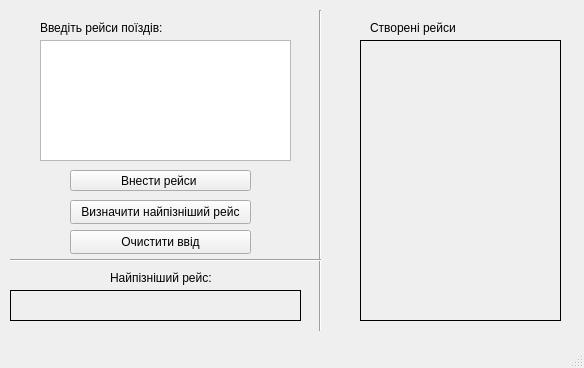
<?xml version="1.0" encoding="UTF-8"?>
<ui version="4.0">
 <class>MainWindow</class>
 <widget class="QMainWindow" name="MainWindow">
  <property name="geometry">
   <rect>
    <x>0</x>
    <y>0</y>
    <width>584</width>
    <height>368</height>
   </rect>
  </property>
  <property name="windowTitle">
   <string>Рейси поїздів</string>
  </property>
  <widget class="QWidget" name="centralwidget">
   <widget class="QTextEdit" name="textEdit">
    <property name="geometry">
     <rect>
      <x>40</x>
      <y>40</y>
      <width>251</width>
      <height>121</height>
     </rect>
    </property>
   </widget>
   <widget class="QLabel" name="label">
    <property name="geometry">
     <rect>
      <x>40</x>
      <y>20</y>
      <width>201</width>
      <height>16</height>
     </rect>
    </property>
    <property name="text">
     <string>Введіть рейси поїздів:</string>
    </property>
   </widget>
   <widget class="QPushButton" name="pushButton">
    <property name="geometry">
     <rect>
      <x>70</x>
      <y>170</y>
      <width>181</width>
      <height>21</height>
     </rect>
    </property>
    <property name="text">
     <string>Внести рейси </string>
    </property>
   </widget>
   <widget class="QLabel" name="label_2">
    <property name="geometry">
     <rect>
      <x>370</x>
      <y>20</y>
      <width>131</width>
      <height>16</height>
     </rect>
    </property>
    <property name="text">
     <string>Створені рейси</string>
    </property>
   </widget>
   <widget class="QLabel" name="label_3">
    <property name="geometry">
     <rect>
      <x>360</x>
      <y>40</y>
      <width>201</width>
      <height>281</height>
     </rect>
    </property>
    <property name="frameShape">
     <enum>QFrame::Box</enum>
    </property>
    <property name="text">
     <string/>
    </property>
   </widget>
   <widget class="Line" name="line">
    <property name="geometry">
     <rect>
      <x>310</x>
      <y>10</y>
      <width>20</width>
      <height>321</height>
     </rect>
    </property>
    <property name="orientation">
     <enum>Qt::Vertical</enum>
    </property>
   </widget>
   <widget class="QPushButton" name="pushButton_2">
    <property name="geometry">
     <rect>
      <x>70</x>
      <y>200</y>
      <width>181</width>
      <height>24</height>
     </rect>
    </property>
    <property name="text">
     <string>Визначити найпізніший рейс</string>
    </property>
   </widget>
   <widget class="Line" name="line_3">
    <property name="geometry">
     <rect>
      <x>10</x>
      <y>250</y>
      <width>311</width>
      <height>20</height>
     </rect>
    </property>
    <property name="orientation">
     <enum>Qt::Horizontal</enum>
    </property>
   </widget>
   <widget class="QLabel" name="label_4">
    <property name="geometry">
     <rect>
      <x>110</x>
      <y>270</y>
      <width>111</width>
      <height>16</height>
     </rect>
    </property>
    <property name="text">
     <string>Найпізніший рейс:</string>
    </property>
   </widget>
   <widget class="QLabel" name="label_5">
    <property name="geometry">
     <rect>
      <x>10</x>
      <y>290</y>
      <width>291</width>
      <height>31</height>
     </rect>
    </property>
    <property name="frameShape">
     <enum>QFrame::Panel</enum>
    </property>
    <property name="text">
     <string/>
    </property>
   </widget>
   <widget class="QPushButton" name="pushButton_3">
    <property name="geometry">
     <rect>
      <x>70</x>
      <y>230</y>
      <width>181</width>
      <height>24</height>
     </rect>
    </property>
    <property name="text">
     <string>Очистити ввід</string>
    </property>
   </widget>
  </widget>
  <widget class="QMenuBar" name="menubar">
   <property name="geometry">
    <rect>
     <x>0</x>
     <y>0</y>
     <width>584</width>
     <height>21</height>
    </rect>
   </property>
  </widget>
  <widget class="QStatusBar" name="statusbar"/>
 </widget>
 <resources/>
 <connections/>
</ui>
